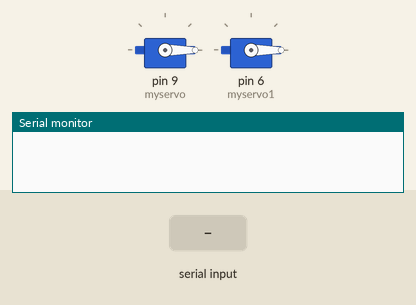
A sketch run on a simulated Arduino Uno, built with avr-gcc and run on an emulated ATmega328P. Shown: 2 × servo, the last lines printed to the serial monitor. The test bench sets the inputs (shaded band).

Above: at 1.2 s.
1.3 s: "Z" received over the second serial link
At 1.9 s:
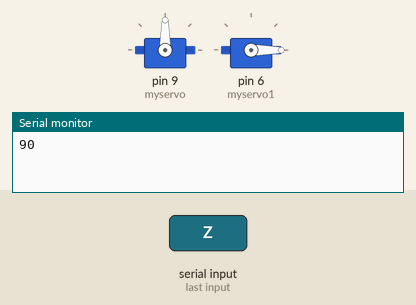
At 2.7 s:
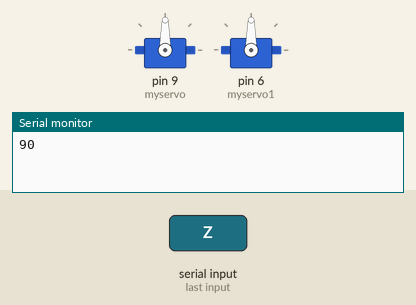
3.8 s: "1" received over the second serial link
At 5.0 s:
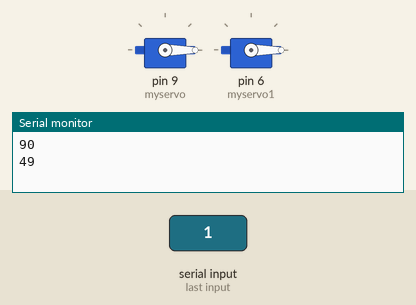
Timing chart, 0 to 6.8 s (numbered marks = the images above; inputs shaded):
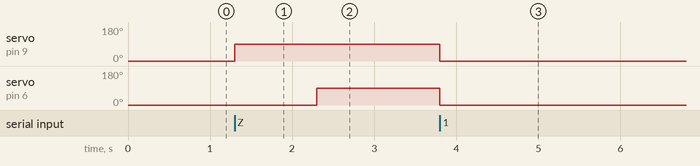

Measured:
- after the input at 1.3 s, servo on pin 9 (myservo): 0° → 90° at once; servo on pin 6 (myservo1): 0° → 90° after 1.0 s
- after the input at 3.8 s, servo on pin 9 (myservo), servo on pin 6 (myservo1): 90° → 0° at once

The sketch:

servo_double_sirali.ino
```cpp
/*TR.ALP.18 www.ronaer.com
  Örnek android uygulaması:
  https://play.google.com/store/apps/details?id=appinventor.ai_ysrggs.Servomotorkontrol
*/
#include <SoftwareSerial.h> // Yazılımsal TX RX bluetooth kütüphanesi eklendi
#include <Servo.h>          // servo kütüphanesi eklendi
Servo myservo, myservo1;    // 1. ve 2.servo motor isimleri (nesneleri) tanımlandı

//burayı yanlış bağlamayın, bluetooth modülünü yakmayın!
int bluetoothTx = 10;       // bluetooth tx'i 10. pine atayalım
int bluetoothRx = 11;       // bluetooth rx'i 11. pine atayalım

// GND-->2kohm--bluetootRX---1kohm-->arduino pin(11) ile gerilim bölücü yapmanız önerilir,
// yapmasanız da çalışıyor ancak 5V-->3.3V nedeni ile bir süre sonra bluetooth komut almıyor!

SoftwareSerial bluetooth(bluetoothTx, bluetoothRx); //Kütüphane komutu ile Bluetooth Tx 10, Bluetooth Rx 11. pin oldu

void setup()
{
  myservo.attach(9);      // 1.Servo sinyal kontrol pini 9.pin oldu
  myservo1.attach(6);     // 2.Servo sinyal kontrol pini 6. pin oldu
  //Servolarla ilişkilendirdiğiniz pinler ~PWM pini olmalı! (Uno PWM pinleri: 3, 5, 6, 9, 10, ve 11 dir)

  Serial.begin(9600);    //Bilgisayar ile seri iletişim başlatalım ve 9600 B olsun

  bluetooth.begin(9600);  // Androide bağlı Bluetooth modülü ile seri iletişim başlatalım ve 9600 B olsun(varsayılan)
  myservo.write(0);       //servolarımız program ilk çalıştığında 0 pozisyonuna gelsin.
  myservo1.write(0);
}

void loop()
{
  //Bluetooth verisini okutalım ve eğer veri gelirse diye başlayalım:

  if (bluetooth.available() > 0 )     // Android uygulamasından bluetooth verisi geldiğinde;
  {
    int servopos = bluetooth.read();  // Bu veriyi servopos (servoposition) adlı integer değişkenine aktaralım
    Serial.println(servopos);         // bluetooth dan gelen anlık servopos verisini serial port dan görelim
    if (servopos == 90) {             // Eğer BT dan 90 verisi geldiğinde;
      myservo.write(servopos);        // 1.servo motora aktaralım
      delay(1000);                    // 1 saniye bekleyelim,
      myservo1.write(servopos);       // ve 2.servo motora aktaralım
      delay(5);                       // azıcık mola versinler...
    }
    else if (servopos == 0) {         // Eğer BT dan 0 verisi gelirse
      myservo1.write(servopos);       //2.servo motora aktaralım
      delay(1000);                    //1 saniye bekleyelim,
      myservo.write(servopos);        //ve 1.servo motora aktaralım
      delay(5);                       //azıcık mola versinler...
    }
    else {
      myservo1.write(0);              // BT gelen veri 0 ve 90 değerlerinin dışında ise,
      myservo.write(0);               // iki servo da 0 pozisyonuna gelsinler. Else bloğu silinirse, o zaman sadece 0 ve 90 a tepki verir.
      delay(5);                       // azıcık mola versinler...
    }

    /*Servoları arduinodan ayrı Vcc kaynaktan beslemelisiniz!
       Aksi halde çalışmaz ya da gariplikler yapabilirler!
    */
  }
}
```
